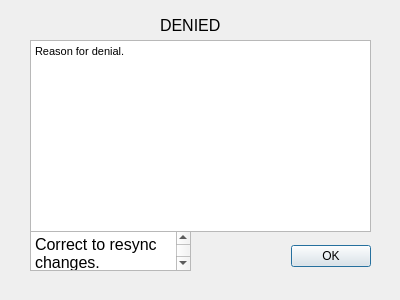
<?xml version="1.0" encoding="UTF-8"?>
<ui version="4.0">
 <class>Dialog</class>
 <widget class="QDialog" name="Dialog">
  <property name="geometry">
   <rect>
    <x>0</x>
    <y>0</y>
    <width>400</width>
    <height>300</height>
   </rect>
  </property>
  <property name="windowTitle">
   <string>Dialog</string>
  </property>
  <widget class="QDialogButtonBox" name="DeniedPopupOkBtn">
   <property name="geometry">
    <rect>
     <x>230</x>
     <y>240</y>
     <width>141</width>
     <height>32</height>
    </rect>
   </property>
   <property name="orientation">
    <enum>Qt::Horizontal</enum>
   </property>
   <property name="standardButtons">
    <set>QDialogButtonBox::Ok</set>
   </property>
  </widget>
  <widget class="QTextBrowser" name="CorrectResyncTextField">
   <property name="geometry">
    <rect>
     <x>30</x>
     <y>230</y>
     <width>161</width>
     <height>41</height>
    </rect>
   </property>
   <property name="html">
    <string>&lt;!DOCTYPE HTML PUBLIC &quot;-//W3C//DTD HTML 4.0//EN&quot; &quot;http://www.w3.org/TR/REC-html40/strict.dtd&quot;&gt;
&lt;html&gt;&lt;head&gt;&lt;meta name=&quot;qrichtext&quot; content=&quot;1&quot; /&gt;&lt;style type=&quot;text/css&quot;&gt;
p, li { white-space: pre-wrap; }
&lt;/style&gt;&lt;/head&gt;&lt;body style=&quot; font-family:'.SF NS Text'; font-size:13pt; font-weight:400; font-style:normal;&quot;&gt;
&lt;p style=&quot; margin-top:0px; margin-bottom:0px; margin-left:0px; margin-right:0px; -qt-block-indent:0; text-indent:0px;&quot;&gt;&lt;span style=&quot; font-family:'MS Shell Dlg 2'; font-size:12pt;&quot;&gt;Correct to resync changes.&lt;/span&gt;&lt;/p&gt;&lt;/body&gt;&lt;/html&gt;</string>
   </property>
  </widget>
  <widget class="QTextBrowser" name="ReasonDenialTextField">
   <property name="geometry">
    <rect>
     <x>30</x>
     <y>40</y>
     <width>341</width>
     <height>192</height>
    </rect>
   </property>
   <property name="html">
    <string>&lt;!DOCTYPE HTML PUBLIC &quot;-//W3C//DTD HTML 4.0//EN&quot; &quot;http://www.w3.org/TR/REC-html40/strict.dtd&quot;&gt;
&lt;html&gt;&lt;head&gt;&lt;meta name=&quot;qrichtext&quot; content=&quot;1&quot; /&gt;&lt;style type=&quot;text/css&quot;&gt;
p, li { white-space: pre-wrap; }
&lt;/style&gt;&lt;/head&gt;&lt;body style=&quot; font-family:'.SF NS Text'; font-size:13pt; font-weight:400; font-style:normal;&quot;&gt;
&lt;p style=&quot; margin-top:0px; margin-bottom:0px; margin-left:0px; margin-right:0px; -qt-block-indent:0; text-indent:0px;&quot;&gt;&lt;span style=&quot; font-family:'MS Shell Dlg 2'; font-size:8pt;&quot;&gt;Reason for denial.&lt;/span&gt;&lt;/p&gt;&lt;/body&gt;&lt;/html&gt;</string>
   </property>
  </widget>
  <widget class="QLabel" name="DeniedLabel">
   <property name="geometry">
    <rect>
     <x>160</x>
     <y>10</y>
     <width>61</width>
     <height>31</height>
    </rect>
   </property>
   <property name="font">
    <font>
     <pointsize>12</pointsize>
    </font>
   </property>
   <property name="text">
    <string>DENIED</string>
   </property>
  </widget>
 </widget>
 <resources/>
 <connections>
  <connection>
   <sender>DeniedPopupOkBtn</sender>
   <signal>accepted()</signal>
   <receiver>Dialog</receiver>
   <slot>accept()</slot>
   <hints>
    <hint type="sourcelabel">
     <x>248</x>
     <y>254</y>
    </hint>
    <hint type="destinationlabel">
     <x>157</x>
     <y>274</y>
    </hint>
   </hints>
  </connection>
  <connection>
   <sender>DeniedPopupOkBtn</sender>
   <signal>rejected()</signal>
   <receiver>Dialog</receiver>
   <slot>reject()</slot>
   <hints>
    <hint type="sourcelabel">
     <x>316</x>
     <y>260</y>
    </hint>
    <hint type="destinationlabel">
     <x>286</x>
     <y>274</y>
    </hint>
   </hints>
  </connection>
 </connections>
</ui>
